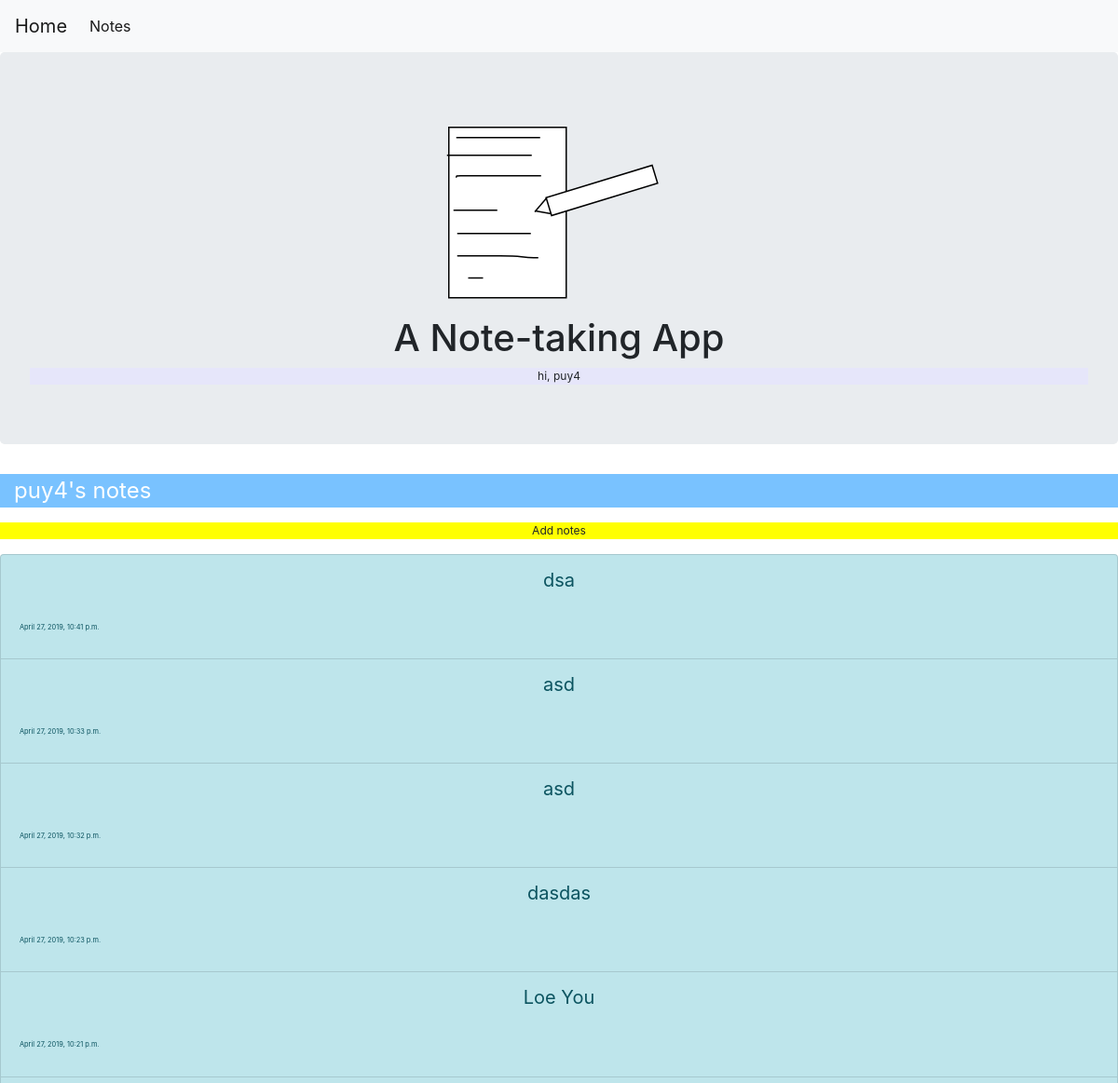
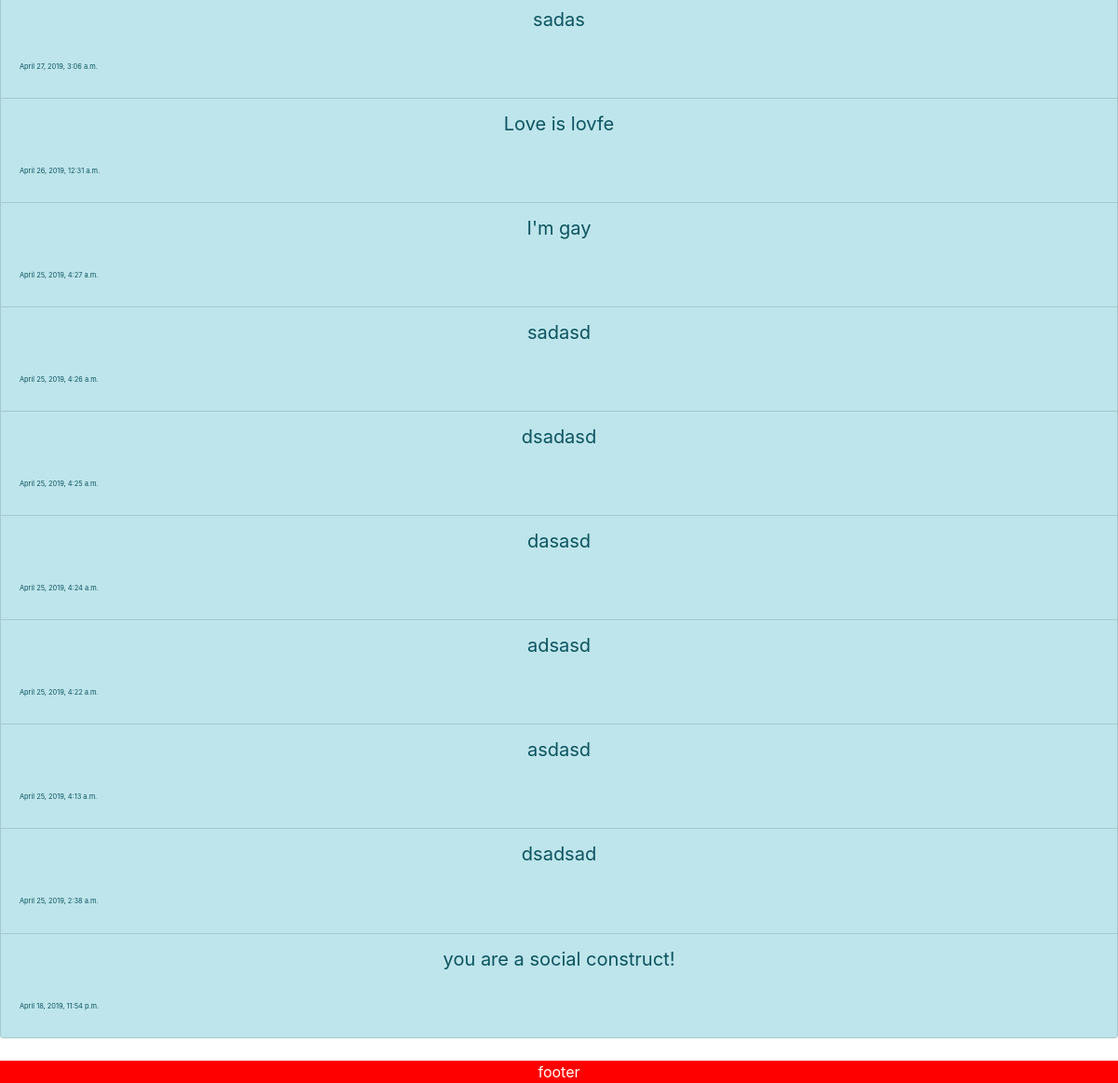
Page /e/puy4/notes/ (signed in) on the committed database (2 pictures, top to bottom).
### homepage1/models.py (models this page shows)
class Post(models.Model):
     content = models.TextField()
     user = models.ForeignKey(User, on_delete=models.CASCADE)
     date = models.DateTimeField(default=timezone.now)

### homepage1/views.py (the view)
# urls.py: path('notes/',views.notes, name='notes'),
def notes(request):
   notes = Post.objects.all().filter(user=request.user)
   return render(request, 'notes.html',{'notes': notes})

### homepage1/templates/notes.html (shortened to what this page needs)
{% extends "base.html" %}
{% block content %}
    <header>
       <div  class="col "style="background-color:#79c2ff;font-size:150%;"><p style="color:#feffff">{{user}}'s notes</p></div>
       <div id="add" class="col " style="background-color:yellow;font-size:75%;"><p align="center">Add notes<p></div>
    </header>
   <ul class="list-group">
   {% for note in notes|slice:"::-1" %}
     <li style="font-size:20px;text-align:center" class= "list-group-item list-group-item-info list-group-item-action"id="notes">
          {{ note.content }}
       <br></br>   <p style="font-size:37%; text-align:left">{{ note.date }}</p>
     </li>
   {% endfor %}
   </ul>
   <br></br>
{% endblock %}

### homepage1/templates/base.html (shortened to what this page needs)
<html>
<head>
    <link rel="stylesheet" href="https://stackpath.bootstrapcdn.com/bootstrap/4.3.1/css/bootstrap.min.css">
</head>
<body>
  <nav class="navbar navbar-expand-lg navbar-light bg-light">
  <a class="navbar-brand" href="https://mac1xa3.ca/e/puy4/">Home</a>
   {%if user.is_authenticated %}
  <div class="collapse navbar-collapse" id="navbarNavAltMarkup">
    <div class="navbar-nav">
      <a class="nav-item nav-link active" href="https://mac1xa3.ca/e/puy4/notes">Notes <span class="sr-only">(current)</span></a>
    </div>
  </div>
  {% endif %}
</nav>
   <div class="jumbotron text-center">
     <h1 id="h11">A Note-taking App</h1>
   <div id="usernamedisplay"class="col-sm-400" style="background-color:lavender;"> hi, {{ user.username }}</div>
   </div>
    {% block content %}{% endblock content %}
   <div class="footer " >
      footer
   </div>
</body>
</html>

### homepage1/templates/base.html (style rules this page uses)
#usernamedisplay { font-size: 75%; }
.footer { position: fixed;left:0;bottom: 0;width: 100%;background-color: red; color: white; text-align: center; }

### rows in the picture
Post: content "dsa", date "April 27, 2019, 10:41 p.m."
Post: content "asd", date "April 27, 2019, 10:33 p.m."
Post: content "asd", date "April 27, 2019, 10:32 p.m."
Post: content "dasdas", date "April 27, 2019, 10:23 p.m."
Post: content "Loe You", date "April 27, 2019, 10:21 p.m."
Post: content "sadas", date "April 27, 2019, 3:06 a.m."
Post: content "Love is lovfe", date "April 26, 2019, 12:31 a.m."
Post: content "I'm gay", date "April 25, 2019, 4:27 a.m."
Post: content "sadasd", date "April 25, 2019, 4:26 a.m."
Post: content "dsadasd", date "April 25, 2019, 4:25 a.m."
Post: content "dasasd", date "April 25, 2019, 4:24 a.m."
Post: content "adsasd", date "April 25, 2019, 4:22 a.m."
Post: content "asdasd", date "April 25, 2019, 4:13 a.m."
Post: content "dsadsad", date "April 25, 2019, 2:38 a.m."
Post: content "you are a social construct!", date "April 18, 2019, 11:54 p.m."

### other values in the picture
{{ user.username }} "puy4"
{{ user }} "puy4"
